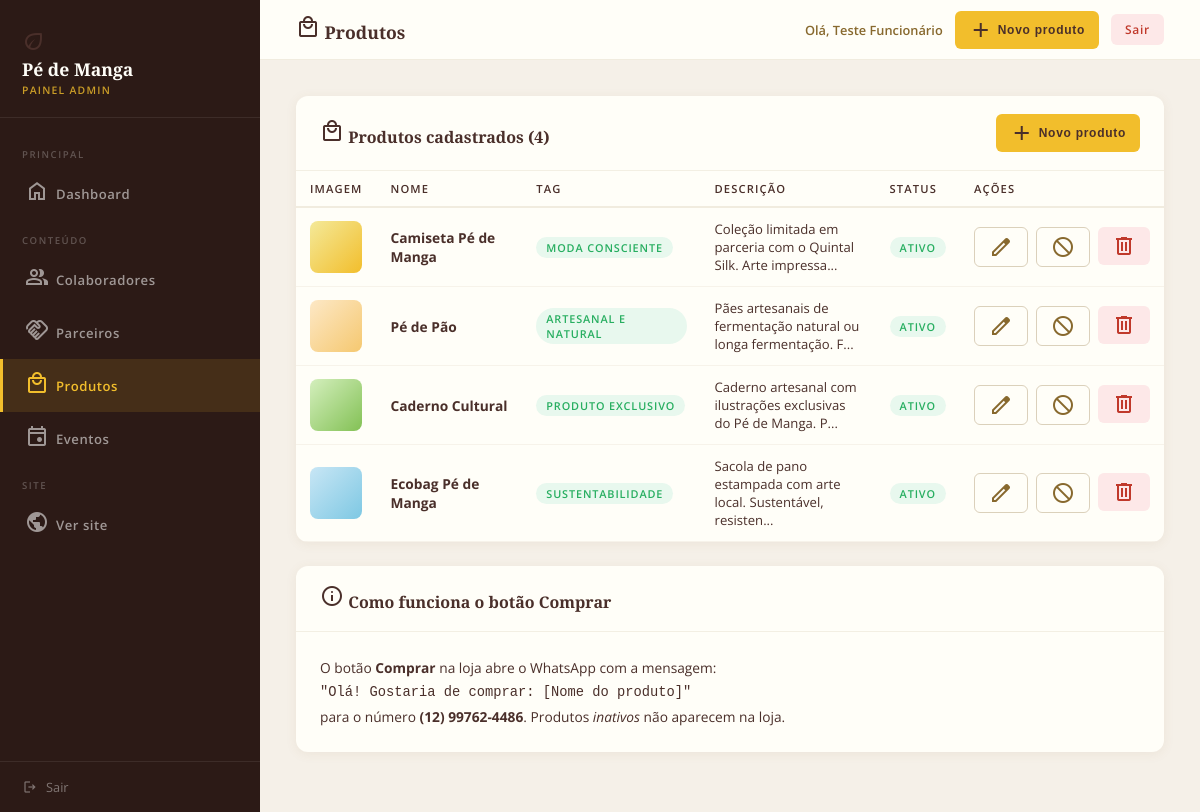
/admin/produtos.php (signed in), run on the app's committed database.
### tables this page shows
CREATE TABLE `produtos` (
  `id` int(10) UNSIGNED NOT NULL,
  `nome` varchar(255) NOT NULL,
  `descricao` text DEFAULT NULL,
  `tag` varchar(100) DEFAULT NULL,
  `foto` varchar(255) DEFAULT NULL,
  `cor_fundo` varchar(150) NOT NULL DEFAULT 'linear-gradient(135deg,#f4e999,#f2be2c)',
  `ativo` tinyint(1) NOT NULL DEFAULT 1,
  `criado_em` timestamp NOT NULL DEFAULT current_timestamp()
);

### admin/produtos.php (the view, shortened to what this page needs)
<?php
$db       = get_db();
$produtos = $db->query('SELECT * FROM produtos ORDER BY id')->fetchAll(PDO::FETCH_ASSOC);
?>
<!DOCTYPE html>
<html lang="pt-BR">
<head>
  <link rel="stylesheet" href="../assets/css/admin.css">
</head>
<body>
  <div class="admin-layout">
    <?php require '_sidebar.php'; ?>
    <div class="admin-main">
      <div class="admin-topbar">
        <h3><span class="material-symbols-outlined">local_mall</span> Produtos</h3>
        <div class="topbar-actions">
          <span class="topbar-user">Olá, <?= htmlspecialchars($_SESSION['adm_user']) ?></span>
          <button class="btn-adm btn-adm-primary" onclick="abrirModal('modalCriar')">
            <span class="material-symbols-outlined">add</span> Novo produto
          </button>
          <a href="logout.php" class="btn-adm btn-adm-danger">Sair</a>
        </div>
      </div>
      <div class="admin-content">
        <div class="admin-card">
          <div class="admin-card-header">
            <h4><span class="material-symbols-outlined">local_mall</span> Produtos cadastrados (<?= count($produtos) ?>)
            </h4>
            <button class="btn-adm btn-adm-primary" onclick="abrirModal('modalCriar')">
              <span class="material-symbols-outlined">add</span> Novo produto
            </button>
          </div>
          <div class="admin-card-body" style="padding:0;">
            <?php if (empty($produtos)): ?>
              <p style="text-align:center;padding:40px;color:var(--marrom-escuro);opacity:.85;">Nenhum produto cadastrado ainda.
              </p>
            <?php else: ?>
              <div class="table-scroll">
              <table>
                <thead>
                  <tr>
                    <th>Imagem</th>
                    <th>Nome</th>
                    <th class="th-hide-mobile">Tag</th>
                    <th class="th-hide-mobile">Descrição</th>
                    <th>Status</th>
                    <th>Ações</th>
                  </tr>
                </thead>
                <tbody>
                  <?php foreach ($produtos as $p): ?>
                    <tr>
                      <td>
                        <?php if (!empty($p['foto'])): ?>
                          <img src="../data/uploads/<?= htmlspecialchars($p['foto']) ?>"
                               style="width:52px;height:52px;object-fit:cover;border-radius:8px;border:2px solid var(--amarelo-pastel);">
                        <?php else: ?>
                          <div style="width:52px;height:52px;border-radius:8px;background:<?= htmlspecialchars($p['cor_fundo']) ?>;"></div>
                        <?php endif; ?>
                      </td>
                      <td><strong><?= htmlspecialchars($p['nome']) ?></strong></td>
                      <td class="td-hide-mobile">
                        <?php if (!empty($p['tag'])): ?>
                          <span class="badge badge-verde"><?= htmlspecialchars($p['tag']) ?></span>
                        <?php else: ?>&mdash;<?php endif; ?>
                      </td>
                      <td class="td-hide-mobile" style="max-width:220px;font-size:.82rem;"><?= htmlspecialchars(mb_strimwidth($p['descricao'] ?? '', 0, 65, '...')) ?></td>
                      <td>
                        <span class="badge <?= $p['ativo'] ? 'badge-verde' : '' ?>"
                          style="<?= !$p['ativo'] ? 'background:#fde8e8;color:#c0392b;' : '' ?>">
                          <?= $p['ativo'] ? 'Ativo' : 'Inativo' ?>
                        </span>
                      </td>
                      <td>
                        <div class="td-actions">
                          <button class="btn-adm btn-adm-outline"
                            onclick="abrirEdicao(<?= htmlspecialchars(json_encode($p)) ?>)"
                            title="Editar"><span class="material-symbols-outlined">edit</span></button>
                          <form method="POST" style="display:inline;">
                            <button type="submit"
                              class="btn-adm <?= $p['ativo'] ? 'btn-adm-outline' : 'btn-adm-verde' ?>"
                              title="<?= $p['ativo'] ? 'Desativar' : 'Ativar' ?>">
                              <span class="material-symbols-outlined"><?= $p['ativo'] ? 'block' : 'check_circle' ?></span>
                            </button>
                          </form>
                          <form method="POST" style="display:inline;"
                            onsubmit="return confirm('Excluir o produto <?= htmlspecialchars(addslashes($p['nome'])) ?>?')">
                            <button type="submit" class="btn-adm btn-adm-danger" title="Excluir">
                              <span class="material-symbols-outlined">delete</span>
                            </button>
                          </form>
                        </div>
                      </td>
                    </tr>
                  <?php endforeach; ?>
                </tbody>
              </table>
              </div>
            <?php endif; ?>
          </div>
        </div>
        <div class="admin-card">
          <div class="admin-card-header">
            <h4><span class="material-symbols-outlined">info</span> Como funciona o botão Comprar</h4>
          </div>
          <div class="admin-card-body">
            <p style="font-size:.86rem;color:var(--marrom-escuro);line-height:1.7;">
              O botão <strong>Comprar</strong> na loja abre o WhatsApp com a mensagem:<br>
              <code>"Olá! Gostaria de comprar: [Nome do produto]"</code><br>
              para o número <strong>(12) 99762-4486</strong>. Produtos <em>inativos</em> não aparecem na loja.
            </p>
          </div>
        </div>
      </div>
    </div>
  </div>
</body>
</html>

### assets/css/admin.css (style rules this page uses)
:root { --amarelo: #f2be2c; --marrom: #88692e; --marrom-escuro: #4a2f2a; --amarelo-pastel: #f4e999; --verde: #83c155; --branco: #fffef8; --fundo-claro: #fdf8ee; --text: #2d2d2d; --text-light: #444; --erro: #c0392b; --sucesso: #27ae60; --admin-sidebar: #2c1a16; --admin-bg: #f5f0e8; --sombra-leve: 0 2px 14px rgba(136, 105, 46, 0.1); --sombra-media: 0 8px 30px rgba(136, 105, 46, 0.14); --sombra-forte: 0 16px 50px rgba(136, 105, 46, 0.18); --radius: 12px; --nav-h: 68px; --glass: rgba(255, 255, 255, 0.95); --transition: all 0.3s cubic-bezier(0.4, 0, 0.2, 1); }
*, *::before, *::after { margin: 0; padding: 0; box-sizing: border-box; }
html, body { font-family: "Open Sans", sans-serif; font-weight: 400; background: var(--admin-bg); color: var(--marrom-escuro); min-height: 100vh; overflow-x: hidden; max-width: 100%; }
a { text-decoration: none; }
.admin-layout { display: flex; min-height: 100vh; }
.admin-main { margin-left: 260px; flex: 1; display: flex; flex-direction: column; min-height: 100vh; }
.admin-topbar { background: var(--branco); padding: 0 36px; height: 60px; display: flex; align-items: center; justify-content: space-between; border-bottom: 1px solid rgba(136, 105, 46, 0.12); position: sticky; top: 0; z-index: 40; }
.admin-topbar h3 { font-family: "Playfair Display", serif; font-size: 1.1rem; color: var(--marrom-escuro); }
.topbar-actions { display: flex; align-items: center; gap: 12px; }
.topbar-user { font-size: 0.8rem; color: var(--marrom); font-weight: 600; }
.admin-content { padding: 36px; flex: 1; }
.admin-card { background: var(--branco); border-radius: 12px; box-shadow: 0 2px 12px rgba(136, 105, 46, 0.08); margin-bottom: 24px; overflow: hidden; }
.admin-card-header { padding: 18px 24px; border-bottom: 1px solid rgba(136, 105, 46, 0.1); display: flex; align-items: center; justify-content: space-between; }
.admin-card-header h4 { font-family: "Playfair Display", serif; font-size: 1rem; color: var(--marrom-escuro); }
.admin-card-body { padding: 24px; }
table { width: 100%; border-collapse: collapse; }
thead tr { border-bottom: 2px solid rgba(136, 105, 46, 0.12); }
th { padding: 10px 14px; font-size: 0.7rem; font-weight: 600; letter-spacing: 0.1em; text-transform: uppercase; color: var(--marrom-escuro); text-align: left; }
tbody tr { border-bottom: 1px solid rgba(136, 105, 46, 0.07); transition: background 0.15s; }
td { padding: 12px 14px; font-size: 0.86rem; color: var(--marrom-escuro); vertical-align: middle; }
.td-actions { display: flex; gap: 8px; }
.btn-adm { display: inline-flex; align-items: center; gap: 5px; padding: 7px 14px; border-radius: 6px; font-size: 0.75rem; font-weight: 600; letter-spacing: 0.06em; cursor: pointer; border: none; transition: 0.2s; }
.btn-adm-primary { background: var(--amarelo); color: var(--marrom-escuro); }
.btn-adm-danger { background: #fde8e8; color: var(--erro); }
.btn-adm-outline { background: transparent; border: 1.5px solid rgba(136, 105, 46, 0.3); color: var(--marrom); }
.badge { display: inline-block; padding: 3px 10px; border-radius: 20px; font-size: 0.68rem; font-weight: 600; letter-spacing: 0.08em; text-transform: uppercase; }
.badge-verde { background: #e8f8ee; color: var(--sucesso); }

### data on the page
produtos: nome "Camiseta Pé de Manga", tag "MODA CONSCIENTE", descricao "Coleção limitada em parceria com o Quintal Silk. Arte impressa...", ativo "ATIVO"
produtos: nome "Pé de Pão", tag "ARTESANAL E NATURAL", descricao "Pães artesanais de fermentação natural ou longa fermentação. F...", ativo "ATIVO"
produtos: nome "Caderno Cultural", tag "PRODUTO EXCLUSIVO", descricao "Caderno artesanal com ilustrações exclusivas do Pé de Manga. P...", ativo "ATIVO"
produtos: nome "Ecobag Pé de Manga", tag "SUSTENTABILIDADE", descricao "Sacola de pano estampada com arte local. Sustentável, resisten...", ativo "ATIVO"

### other printed values
$_SESSION['adm_user'] "Teste Funcionário"
count($produtos) "4"
